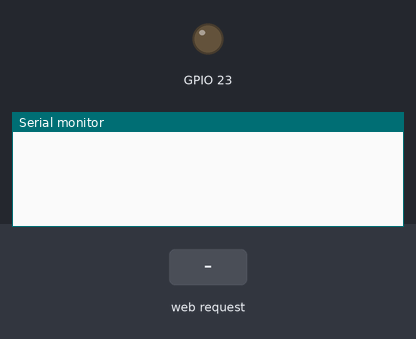
A sketch run on a simulated ESP32. On the bench: output pins drawn as LEDs (lit = HIGH), the last lines printed to the serial monitor. The test bench sets the inputs (shaded band). WiFi joins after 1.5 s; servers stay silent unless stated.

Above: at 0.8 s.
0.9 s: HTTP request GET /handleForm received
At 1.3 s:
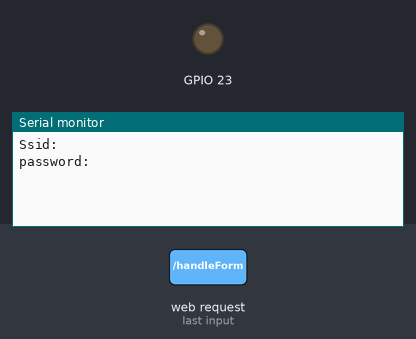
At 2.9 s:
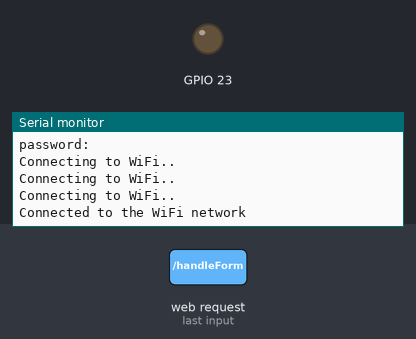

The sketch:

web-with-connect-to-wifi.ino
```cpp
#include <WiFi.h>
#include <DNSServer.h>
#include <WebServer.h>


int captiveFlag = 1;

const byte DNS_PORT = 53;
IPAddress apIP(172, 217, 28, 1);
DNSServer dnsServer;
WebServer webServer(80);
String ssid;
String password;
int counter = -1;
String logpass[100];

String responseHTML = ""
  "<!DOCTYPE html>"
"<html>"
"<head>"
  "<meta charset='utf-8'>"
  "<meta name='viewport' content='width=device-width, initial-scale=1'>"
  "<title>Wifi credentionals</title>"
"</head>"
"<body>"
  "<form method='POST' action='/handleForm'>"
    "<input type='text' name='ssid' placeholder='name of your network (ssid)'>"
    "<input type='password' name='pass' placeholder='password of your network'>"
    "<input type='submit' name='submit'>"
  "</form>"
"</body>"
"</html>";


void handleForm() {
   counter++;
   ssid = webServer.arg("ssid");
   password = webServer.arg("pass");

   Serial.print("Ssid:");
   Serial.println(ssid);

   Serial.print("password:");
   Serial.println(password);
   captiveFlag = 0;
   webServer.stop();
   webServer.close();
   WiFi.softAPdisconnect (true);
   //webServer.send(200, "text/html", responseHTML); //Send web page

}

void wifiPointSetup(){
  pinMode(23, OUTPUT);
  WiFi.mode(WIFI_AP);
  WiFi.softAPConfig(apIP, apIP, IPAddress(255, 255, 255, 0));
  WiFi.softAP("set wifi creds");

  // if DNSServer is started with "*" for domain name, it will reply with
  // provided IP to all DNS request
  dnsServer.start(DNS_PORT, "*", apIP);

  webServer.on("/handleForm", handleForm);

  // replay to all requests with same HTML
  webServer.onNotFound([]() {
    webServer.send(200, "text/html", responseHTML);
  });

  webServer.begin();

  while(captiveFlag){
    digitalWrite(23, LOW);
    dnsServer.processNextRequest();
    webServer.handleClient();
  }
}


void setup() {
  Serial.begin(115200);
  wifiPointSetup();
  WiFi.begin(ssid.c_str(), password.c_str());
  while (WiFi.status() != WL_CONNECTED) {
      delay(500);
      Serial.println("Connecting to WiFi..");
  }
 Serial.println("Connected to the WiFi network");
}

void loop() {
  //digitalWrite(23, LOW);
  //dnsServer.processNextRequest();
  //webServer.handleClient();
}
```

Measured:
- after the input at 0.9 s, the serial monitor: prints a new line at once (image 1)
